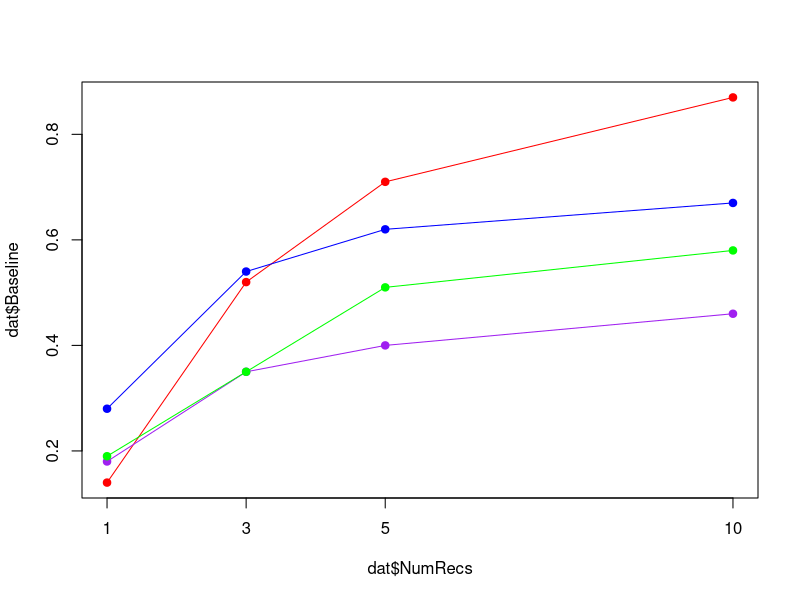

The R source for this figure:
dat = read.csv('Results.csv')

plot(y=dat$Baseline, x=dat$NumRecs, ylim=c(min(dat$Baseline),max(dat$Baseline)), 
	xlim=(c(1,10)), col="red", pch=19, xaxt="n")
pos = c(1,3,5,10)
axis(1, at=pos, labels=pos)
lines(y=dat$Baseline, x=dat$NumRecs, col="red")

points(y=dat$UserBased10, x=dat$NumRecs, col="purple", pch=19)
lines(y=dat$UserBased10, x=dat$NumRecs, col="purple")

points(y=dat$UserBased20, x=dat$NumRecs, col="green", pch=19)
lines(y=dat$UserBased20, x=dat$NumRecs, col="green")

points(y=dat$ItemBased, x=dat$NumRecs, col="blue", pch=19)
lines(y=dat$ItemBased, x=dat$NumRecs, col="blue")